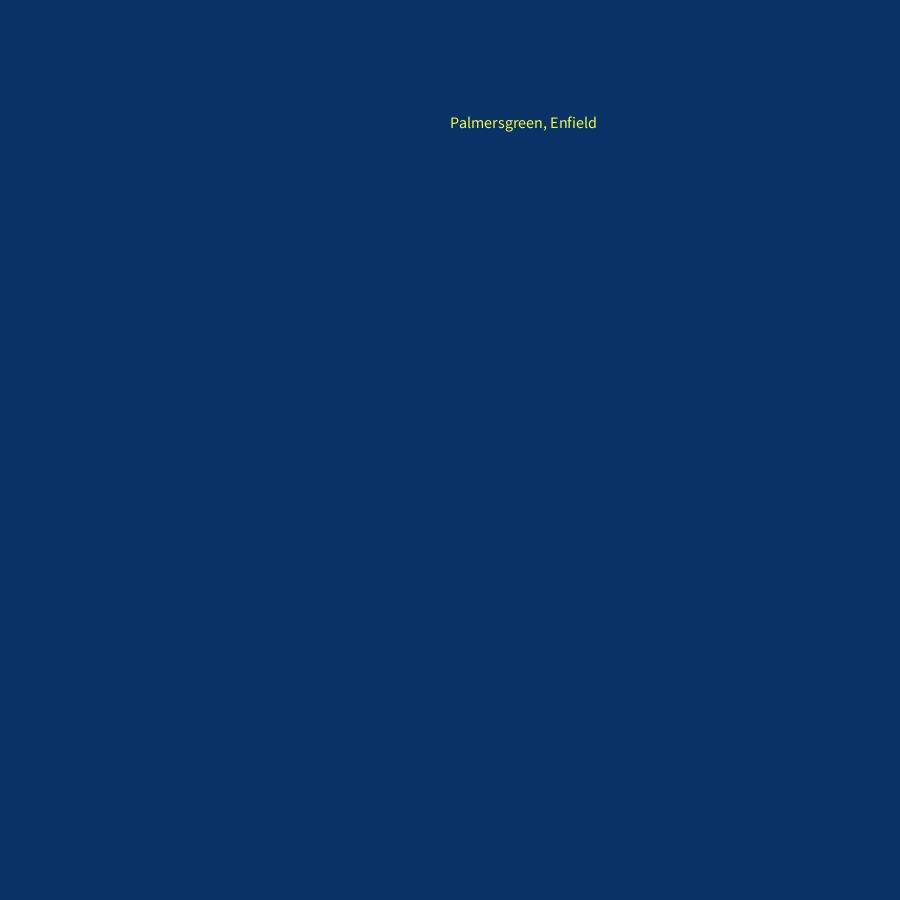
Frame 1 (no input)
Frame 60 (the mouse pressed at the canvas centre just before this capture): identical to frame 1, image omitted
Frame 120 (the mouse held since frame 60 and released just before this capture): identical to frame 1, image omitted

The Processing sketch that drew this single still picture (run headless with seeded random() and noise(); from frame 60 on, the mouse is pressed at the canvas centre):

// Processing sketch: sketch_261031a
// ── sketch_261031a.pde
int ItemNumber;
String Day;
String Time;
int Duration;
String Directon;
float Diatance;
float Earnings;
float Queast;
void setup()
{
  size (900, 900);
}
void draw()
{
  background(#0A3267);
  //textAlign(CENTER,CENTER);
  fill(#EDFC47);
  textSize(16);
  text("Palmersgreen, Enfield",width/2,height/7 );
}
